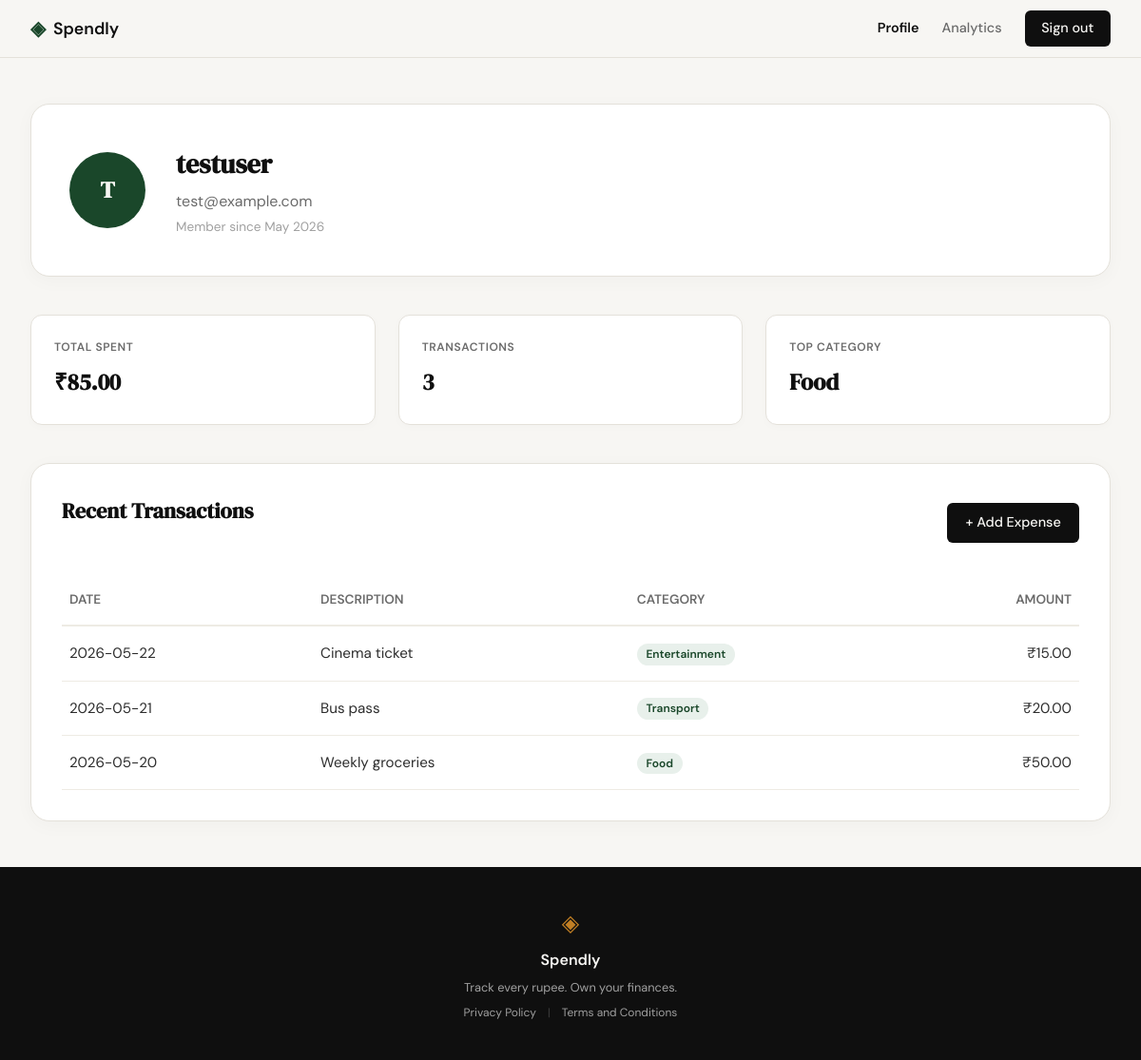
Screenshot of /profile (signed in) with the database file from the repository.
### tables this page shows
CREATE TABLE users (
                id INTEGER PRIMARY KEY AUTOINCREMENT,
                username TEXT UNIQUE NOT NULL,
                password_hash TEXT NOT NULL,
                email TEXT UNIQUE NOT NULL,
                created_at TIMESTAMP DEFAULT CURRENT_TIMESTAMP
            );

CREATE TABLE categories (
                id INTEGER PRIMARY KEY AUTOINCREMENT,
                name TEXT UNIQUE NOT NULL,
                description TEXT,
                created_at TIMESTAMP DEFAULT CURRENT_TIMESTAMP
            );

CREATE TABLE expenses (
                id INTEGER PRIMARY KEY AUTOINCREMENT,
                user_id INTEGER NOT NULL,
                category_id INTEGER NOT NULL,
                amount REAL NOT NULL,
                description TEXT,
                date DATE NOT NULL,
                created_at TIMESTAMP DEFAULT CURRENT_TIMESTAMP,
                FOREIGN KEY (user_id) REFERENCES users (id),
                FOREIGN KEY (category_id) REFERENCES categories (id)
            );

### app.py (the view)
@app.route("/profile")
def profile():
    user_id = session.get("user_id")
    if not user_id:
        flash("Please log in to view your profile.")
        return redirect(url_for("login"))
    db = get_db()
    user = db.execute("SELECT * FROM users WHERE id = ?", (user_id,)).fetchone()
    if not user:
        flash("User not found.")
        return redirect(url_for("login"))
    stats = db.execute(
        "SELECT SUM(amount) as total, COUNT(*) as count FROM expenses WHERE user_id = ?",
        (user_id,)
    ).fetchone()
    total_spent = stats["total"] if stats["total"] is not None else 0.0
    transaction_count = stats["count"] if stats["count"] is not None else 0
    top_cat_row = db.execute(
        """SELECT c.name
           FROM expenses e
           JOIN categories c ON e.category_id = c.id
           WHERE e.user_id = ?
           GROUP BY c.name
           ORDER BY SUM(e.amount) DESC
           LIMIT 1""",
        (user_id,)
    ).fetchone()
    top_category = top_cat_row["name"] if top_cat_row else "N/A"
    expenses = db.execute(
        """SELECT e.date, e.description, c.name as category_name, e.amount
           FROM expenses e
           JOIN categories c ON e.category_id = c.id
           WHERE e.user_id = ?
           ORDER BY e.date DESC""",
        (user_id,)
    ).fetchall()
    username = user["username"] or "User"
    initials = "".join([name[0].upper() for name in username.split()[:2]])
    if not initials:
        initials = "U"
    return render_template(
        "profile.html",
        user=user,
        total_spent=total_spent,
        transaction_count=transaction_count,
        top_category=top_category,
        expenses=expenses,
        initials=initials
    )

### app.py (called while the page is built)
@app.teardown_appcontext
def teardown_db(exception):
    db = g.pop('db', None)
    if db is not None:
        db.close()

### database/db.py (called while the page is built)
def get_db():
    if 'db' not in g:
        g.db = sqlite3.connect(
            current_app.config['DATABASE'],
            detect_types=sqlite3.PARSE_DECLTYPES
        )
        g.db.row_factory = sqlite3.Row
        g.db.execute('PRAGMA foreign_keys = ON')
    return g.db

### templates/profile.html (shortened to what this page needs)
{% extends "base.html" %}
{% block content %}
<div class="profile-container">
    <div class="profile-header-card">
        <div class="avatar">{{ initials }}</div>
        <div class="user-info">
            <h1>{{ user.username }}</h1>
            <p class="user-email">{{ user.email }}</p>
            <p class="user-member-since">Member since {{ user.created_at.strftime('%B %Y') if user.created_at else 'N/A' }}</p>
        </div>
    </div>
    <div class="stats-grid">
        <div class="stat-card">
            <span class="stat-label">TOTAL SPENT</span>
            <span class="stat-value">₹{{ "%.2f"|format(total_spent) }}</span>
        </div>
        <div class="stat-card">
            <span class="stat-label">TRANSACTIONS</span>
            <span class="stat-value">{{ transaction_count }}</span>
        </div>
        <div class="stat-card">
            <span class="stat-label">TOP CATEGORY</span>
            <span class="stat-value">{{ top_category }}</span>
        </div>
    </div>
    <div class="transactions-card">
        <div class="card-header" style="display: flex; justify-content: space-between; align-items: center; margin-bottom: 1.5rem;">
            <h2>Recent Transactions</h2>
            <a href="{{ url_for('add_expense') }}" class="btn-primary" style="text-decoration: none; padding: 0.6rem 1.2rem; font-size: 0.9rem; cursor: pointer;">+ Add Expense</a>
        </div>
        {% if expenses %}
        <div class="table-responsive">
            <table class="transactions-table">
                <thead>
                    <tr>
                        <th>Date</th>
                        <th>Description</th>
                        <th>Category</th>
                        <th class="text-right">Amount</th>
                    </tr>
                </thead>
                <tbody>
                    {% for expense in expenses %}
                    <tr>
                        <td>{{ expense.date }}</td>
                        <td>{{ expense.description }}</td>
                        <td><span class="category-badge">{{ expense.category_name }}</span></td>
                        <td class="text-right">₹{{ "%.2f"|format(expense.amount) }}</td>
                    </tr>
                    {% endfor %}
                </tbody>
            </table>
        </div>
        {% else %}
        <div class="empty-state">
            <p>No transactions found.</p>
            <p class="muted">Start adding expenses to track your spending.</p>
        </div>
        {% endif %}
    </div>
</div>
{% endblock %}

### static/css/style.css (style rules this page uses)
:root { --ink: #0f0f0f; --ink-soft: #2d2d2d; --ink-muted: #6b6b6b; --ink-faint: #a0a0a0; --paper: #f7f6f3; --paper-warm: #f0ede6; --paper-card: #ffffff; --accent: #1a472a; --accent-light: #e8f0eb; --accent-2: #c17f24; --accent-2-light: #fdf3e3; --danger: #c0392b; --danger-light: #fdecea; --border: #e4e1da; --border-soft: #eeebe4; --font-display: 'DM Serif Display', Georgia, serif; --font-body: 'DM Sans', system-ui, sans-serif; --max-width: 1200px; --auth-width: 440px; --radius-sm: 6px; --radius-md: 12px; --radius-lg: 20px; }
*, *::before, *::after { box-sizing: border-box; margin: 0; padding: 0; }
html { font-size: 16px; scroll-behavior: smooth; }
body { background: var(--paper); color: var(--ink); font-family: var(--font-body); font-size: 1rem; line-height: 1.6; -webkit-font-smoothing: antialiased; }
a { color: inherit; text-decoration: none; }
.btn-primary { display: inline-block; background: var(--ink); color: var(--paper); padding: 0.65rem 1.5rem; border-radius: var(--radius-sm); font-family: var(--font-body); font-size: 0.9rem; font-weight: 500; cursor: pointer; border: none; transition: background 0.2s; text-decoration: none; }
.profile-container { max-width: var(--max-width); margin: 0 auto; padding: 3rem 2rem; }
.profile-header-card { background: var(--paper-card); border: 1px solid var(--border); border-radius: var(--radius-lg); padding: 2.5rem; display: flex; align-items: center; gap: 2rem; margin-bottom: 2.5rem; box-shadow: 0 4px 20px rgba(0,0,0,0.03); }
.avatar { width: 80px; height: 80px; background: var(--accent); color: var(--paper); border-radius: 50%; display: flex; align-items: center; justify-content: center; font-family: var(--font-display); font-size: 1.5rem; font-weight: 600; flex-shrink: 0; }
.user-info h1 { font-family: var(--font-display); font-size: 1.75rem; color: var(--ink); margin-bottom: 0.25rem; }
.user-email { color: var(--ink-muted); font-size: 1rem; margin-bottom: 0.25rem; }
.user-member-since { font-size: 0.85rem; color: var(--ink-faint); }
.stats-grid { display: grid; grid-template-columns: repeat(3, 1fr); gap: 1.5rem; margin-bottom: 2.5rem; }
.stat-card { background: var(--paper-card); border: 1px solid var(--border); border-radius: var(--radius-md); padding: 1.5rem; display: flex; flex-direction: column; gap: 0.5rem; box-shadow: 0 2px 10px rgba(0,0,0,0.02); }
.stat-label { font-size: 0.75rem; font-weight: 600; color: var(--ink-muted); text-transform: uppercase; letter-spacing: 0.05em; }
.stat-value { font-family: var(--font-display); font-size: 1.5rem; color: var(--ink); font-weight: 600; }
.transactions-card { background: var(--paper-card); border: 1px solid var(--border); border-radius: var(--radius-lg); padding: 2rem; box-shadow: 0 4px 20px rgba(0,0,0,0.03); }
.transactions-card h2 { font-family: var(--font-display); font-size: 1.4rem; color: var(--ink); margin-bottom: 1.5rem; }
.table-responsive { overflow-x: auto; }
.transactions-table { width: 100%; border-collapse: collapse; text-align: left; }
.transactions-table th { font-size: 0.85rem; font-weight: 600; color: var(--ink-muted); text-transform: uppercase; padding: 1rem 0.5rem; border-bottom: 2px solid var(--border-soft); }
.transactions-table td { padding: 1rem 0.5rem; font-size: 0.95rem; color: var(--ink-soft); border-bottom: 1px solid var(--border-soft); }
.text-right { text-align: right; }
.category-badge { background: var(--accent-light); color: var(--accent); font-size: 0.75rem; font-weight: 600; padding: 0.2rem 0.6rem; border-radius: 999px; }

### rows the page displays
users: username "testuser", email "test@example.com", created_at "May 2026"
categories: name "Food"
expenses: date "2026-05-22", description "Cinema ticket", category_name "Entertainment", amount "15.00"
expenses: date "2026-05-21", description "Bus pass", category_name "Transport", amount "20.00"
expenses: date "2026-05-20", description "Weekly groceries", category_name "Food", amount "50.00"

### other values shown
{{ initials }} "T"
{{ "%.2f"|format(total_spent) }} "85.00"
{{ transaction_count }} "3"
